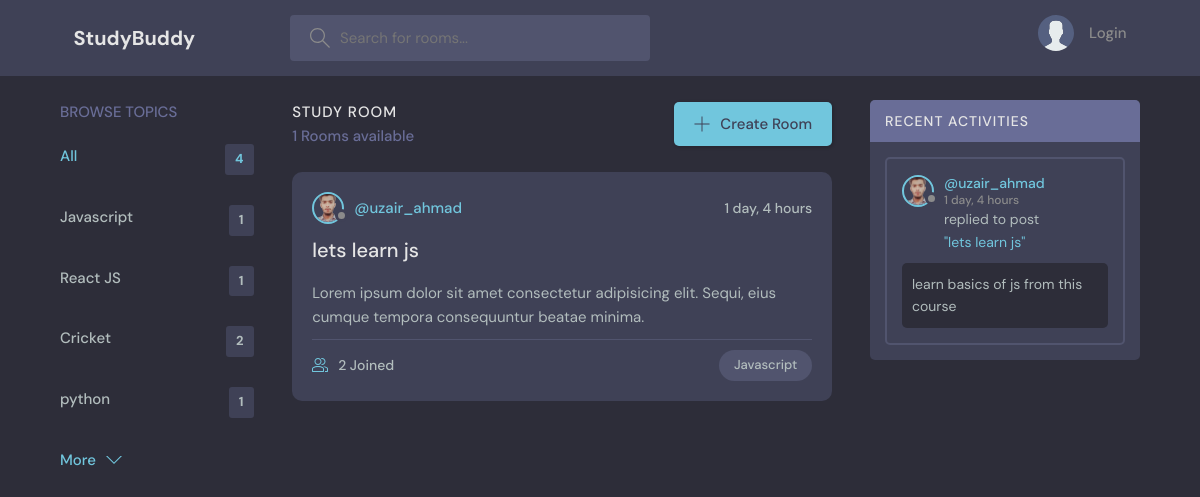
/?q=Javascript, run on the app's committed database.
### base/models.py (models this page shows)
class Topic(models.Model):
    name = models.CharField(max_length=200)
    def __str__(self):
        return self.name

class Room(models.Model):
    host = models.ForeignKey(User, on_delete=models.SET_NULL, null=True)
    topic = models.ForeignKey(Topic, on_delete=models.SET_NULL, null=True)
    name = models.CharField(max_length=200)
    participants=models.ManyToManyField(User,related_name='participants',blank=True)
    description = models.TextField(null=True, blank=True)
    updated = models.DateTimeField(auto_now=True)
    created = models.DateTimeField(auto_now_add=True)
    class Meta:
        ordering= ['-updated','-created']
    def __str__(self):
        return self.name

class User(AbstractUser):
    name = models.CharField(max_length=200, null=True)
    email = models.EmailField(unique=True, null=True)
    avatar=models.ImageField(null=True,default='avatar.svg')
    bio = models.TextField(null=True)
    USERNAME_FIELD = 'username'
    REQUIRED_FIELDS = ['email','name']

class Message(models.Model):
    user = models.ForeignKey(User, on_delete=models.CASCADE)
    room = models.ForeignKey(Room, on_delete=models.CASCADE)
    body = models.TextField()
    updated = models.DateTimeField(auto_now=True)
    created = models.DateTimeField(auto_now_add=True)
    class Meta:
        ordering= ['-updated','-created']
    def __str__(self):
        return self.body[0:50]

### base/views.py (the view)
# urls.py: path('', views.home, name='home'),
def home(request):
    q = request.GET.get('q') if request.GET.get('q') else ''
    if q:
        rooms = Room.objects.filter(
            Q(topic__name__icontains=q) |
            Q(name__icontains=q) |
            Q(description__icontains=q)
        )
    else:
        rooms = Room.objects.all()
    topics=Topic.objects.all()[0:4]
    room_count=rooms.count()
    room_message=Message.objects.filter(Q(room__topic__name__icontains=q))
    return render(request, 'base/home.html',{'rooms': rooms,'topics':topics,'room_count':room_count,'room_message':room_message})

### base/templates/base/home.html
{% extends 'main.html' %} {% block content %}
<main class="layout layout--3">
  <div class="container">
    {% include 'base/topics.html' %}
    {% include 'base/feed.html' %}
    {% include 'base/activity_component.html' %}
  </div>
</main>
{% endblock content%}

### base/templates/base/topics.html
<div class="topics">
  <div class="topics__header">
    <h2>Browse Topics</h2>
  </div>
  <ul class="topics__list">
    <li>
      <a href="{% url 'home' %}" class="active"
        >All <span>{{topics.count}}</span></a
      >
    </li>
    {% for topic in topics %}
    <li>
      <a href="{% url 'home' %}?q={{ topic.name }}"
        >{{topic.name}}<span>{{topic.room_set.all.count}}</span></a
      >
    </li>
    {% endfor %}
  </ul>
  <a class="btn btn--link" href="{% url 'topic' %}">
    More
    <svg
      version="1.1"
      xmlns="http://www.w3.org/2000/svg"
      width="32"
      height="32"
      viewBox="0 0 32 32"
    >
      <title>chevron-down</title>
      <path d="M16 21l-13-13h-3l16 16 16-16h-3l-13 13z"></path>
    </svg>
  </a>
</div>

### base/templates/base/feed.html (shortened to what this page needs)
{% load static %}
<div class="roomList">
  <div class="roomList__header">
    <div>
      <h2>Study Room</h2>
      <p>{{rooms.count}} Rooms available</p>
    </div>
    <a class="btn btn--main" href="{% url 'createRoom' %}">
      <svg
        version="1.1"
        xmlns="http://www.w3.org/2000/svg"
        width="32"
        height="32"
        viewBox="0 0 32 32"
      >
        <title>add</title>
        <path
          d="M16.943 0.943h-1.885v14.115h-14.115v1.885h14.115v14.115h1.885v-14.115h14.115v-1.885h-14.115v-14.115z"
        ></path>
      </svg>
      Create Room
    </a>
  </div>
  {% for room in rooms %}
  <div class="roomListRoom">
    <div class="roomListRoom__header">
      {% if room.host and room.host.id %}
      <a href="{% url 'profile' room.host.id %}" class="roomListRoom__author">
        <div class="avatar avatar--small">
          <img src="{{room.host.avatar.url}}" alt="Avatar" />
        </div>
        <span>@{{ room.host.username }}</span>
      </a>
      {% endif %}
      <div class="roomListRoom__actions">
        <span>{{room.created|timesince}}</span>
      </div>
    </div>
    <div class="roomListRoom__content">
      <a href="{% url 'room' room.id %}">{{room.name}}</a>
      <p>{{room.description}}</p>
    </div>
    <div class="roomListRoom__meta">
      <a href="{% url 'room' room.id %}" class="roomListRoom__joined">
        {{room.participants.all.count}} Joined
      </a>
      <p class="roomListRoom__topic">{{room.topic}}</p>
    </div>
  </div>
  {% endfor %}
</div>

### base/templates/base/activity_component.html (shortened to what this page needs)
{% load static %}
<div class="activities">
  <div class="activities__header">
    <h2>Recent Activities</h2>
  </div>
  {% for message in room_message %}
  <div class="activities__box">
    <div class="activities__boxHeader roomListRoom__header">
      <a
        href="{% url 'profile' message.user.id %}"
        class="roomListRoom__author"
      >
        <div class="avatar avatar--small">
          <img src="{{message.user.avatar.url}}" alt="Avatar" />
        </div>
        <p>
          @{{message.user.username}}
          <span>{{message.created|timesince}}</span>
        </p>
      </a>
    </div>
    <div class="activities__boxContent">
      <p>
        replied to post
        <a href="{% url 'room' message.room.id %}">"{{message.room}}"</a>
      </p>
      <div class="activities__boxRoomContent">{{message}}</div>
    </div>
  </div>
  {% endfor %}
</div>

### data on the page
Topic: name "Javascript", room_set.all.count "1"
Topic: name "React JS", room_set.all.count "1"
Topic: name "Cricket", room_set.all.count "2"
Topic: name "python", room_set.all.count "1"
Room: host.avatar (picture), host.username "uzair_ahmad", created "1 day, 4 hours", name "lets learn js", description "Lorem ipsum dolor sit amet consectetur adipisicing elit. Sequi, eius cumque tempora consequuntur beatae minima.", participants.all.count "2", topic "Javascript"
Message: user.avatar (picture), user.username "uzair_ahmad", created "1 day, 4 hours", room "lets learn js", body "learn basics of js from this course"

### other printed values
{{ topics.count }} "4"
{{ rooms.count }} "1"
